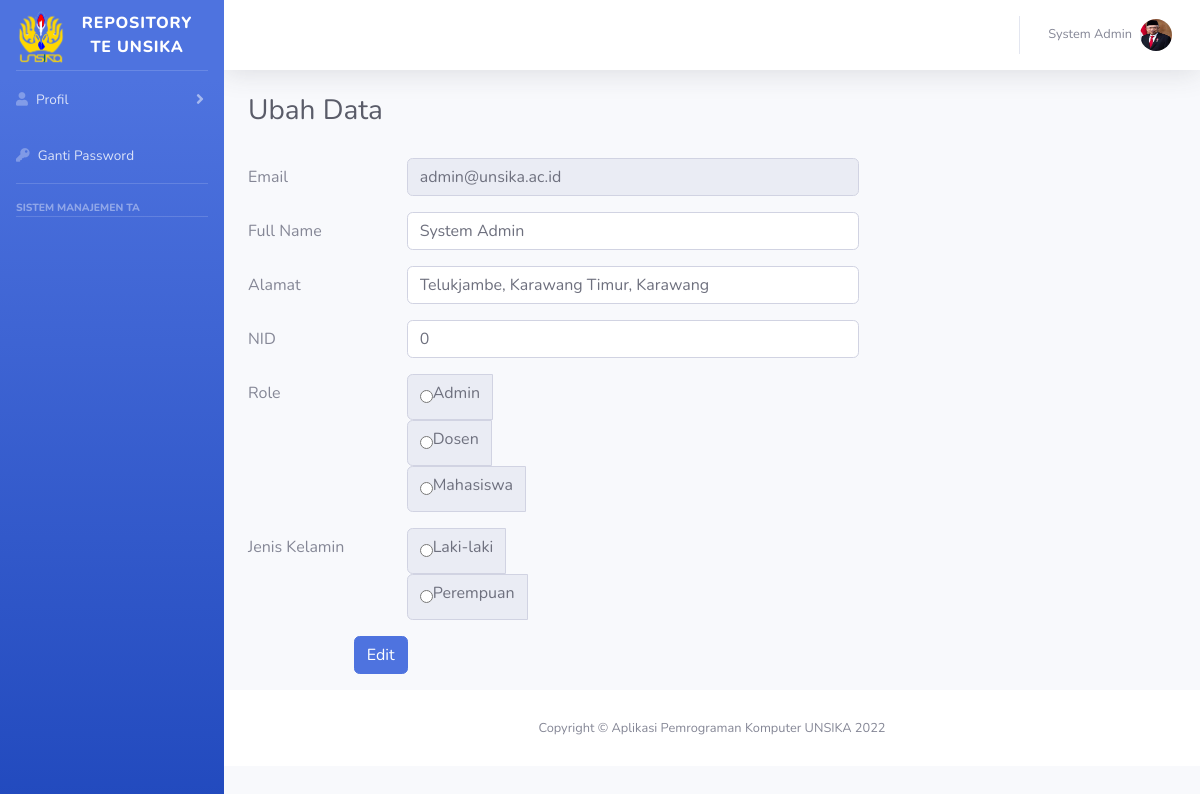
The app's page /dashboard/edit_user.php?id=1 with its own data.
### tables this page shows
CREATE TABLE `user` (
  `id` int(9) NOT NULL,
  `nama` varchar(255) NOT NULL,
  `email` varchar(255) NOT NULL,
  `password` varchar(255) NOT NULL,
  `gender` int(2) NOT NULL,
  `address` varchar(255) NOT NULL,
  `path` varchar(255) NOT NULL,
  `role` int(2) NOT NULL,
  `NID` varchar(30) NOT NULL
);

### query.php (called while the page is built, shortened)
<?php
include 'koneksi.php';
$id = $_GET['id'];
$query_mysql = mysqli_query($host, "SELECT * FROM `user` WHERE `id` LIKE '$id'") or die(mysqli_error($host));
$data = mysqli_fetch_array($query_mysql);
$nama = $data['nama'];
$foto = $data['path'];

### dashboard/edit_user.php (the view, shortened to what this page needs)
<?php
include "template/sidebar.php";
include 'template/header.php';
?>
                <div class="container-fluid">
                    <h1 class="h3 mb-4 text-gray-800">Ubah Data</h1>
                    <form action="user_edit_fcn.php" method="GET">
                        <div class="row">
                            <div> <input style="opacity:0" name="id" value="<?php echo $_GET['id'] ?>"></div>
                            <div> <input style="opacity:0" name="role" value="<?php echo $_GET['role'] ?>"></div>
                            <div> <input style="opacity:0" name="ida" value="<?php echo $_GET['ida'] ?>"></div>
                            <div> <input style="opacity:0" name="rolea" value="<?php echo $_GET['rolea'] ?>"></div>
                            <div class="col-lg-8" style="margin-top: -2vw;">
                                <div class="form-group row">
                                    <label for="email" class="col-sm-3 col-form-label">Email</label>
                                    <div class="col-sm-9">
                                        <input type="text" class="form-control" id="email" name="email" value="<?php echo $data['email']; ?>" readonly>
                                    </div>
                                </div>
                                <div class="form-group row">
                                    <label for="name" class="col-sm-3 col-form-label">Full Name</label>
                                    <div class="col-sm-9">
                                        <input type="text" class="form-control" id="name" name="name" value="<?php echo $data['nama']; ?>">
                                    </div>
                                </div>
                                <div class="form-group row">
                                    <label for="alamat" class="col-sm-3 col-form-label">Alamat</label>
                                    <div class="col-sm-9">
                                        <input type="text" class="form-control" id="alamat" name="alamat" value="<?php echo $data['address']; ?>">
                                    </div>
                                </div>
                                <div class="form-group row">
                                    <label for="pekerjaan" class="col-sm-3 col-form-label">NID</label>
                                    <div class="col-sm-9">
                                        <input type="text" class="form-control" id="NID" name="NID" value="<?php echo $data['NID']; ?>">
                                    </div>
                                </div><div class="form-group row">
                                    <label for="jenis_kelamin" class="col-sm-3
                                    col-form-label">Role</label>
                                    <div class="col-sm-9">
                                    <div class="input-group">
                                        <div class="input-group-prepend">
                                            <div class="input-group-text">
                                            <input type="radio" id="Admin" name="role" value="1">
                                            <label for="lelaki">Admin</label><br>
                                            </div>
                                        </div>
                                        </div>
                                    </div>
                                    <label class="col-sm-3
                                    col-form-label mt-3"></label>
                                    <div class="col-sm-9">
                                    <div class="input-group">
                                        <div class="input-group-prepend">
                                            <div class="input-group-text">
                                            <input type="radio" id="Dosen" name="role" value="2">
                                            <label for="rolea">Dosen</label><br>
                                            </div>
                                        </div>
                                        </div>
                                    </div>
                                    <label class="col-sm-3
                                    col-form-label mt-3"></label>
                                    <div class="col-sm-9">
                                    <div class="input-group">
                                        <div class="input-group-prepend">
                                            <div class="input-group-text">
                                            <input type="radio" id="Mahasiswa" name="role" value="3">
                                            <label for="rolea">Mahasiswa</label><br>
                                            </div>
                                        </div>
                                        </div>
                                    </div>
                                </div>
                                <div class="form-group row">
                                    <label for="jenis_kelamin" class="col-sm-3
                                    col-form-label">Jenis Kelamin</label>
                                    <div class="col-sm-9">
                                    <div class="input-group">
                                        <div class="input-group-prepend">
                                            <div class="input-group-text">
                                            <input type="radio" id="lelaki" name="gender" value="1">
                                            <label for="lelaki">Laki-laki</label><br>
                                            </div>
                                        </div>
                                        </div>
                                    </div>
                                    <label class="col-sm-3
                                    col-form-label mt-3"></label>
                                    <div class="col-sm-9">
                                    <div class="input-group">
                                        <div class="input-group-prepend">
                                            <div class="input-group-text">
                                            <input type="radio" id="Perempuan" name="gender" value="2">
                                            <label for="Perempuan">Perempuan</label><br>
                                            </div>
                                        </div>
                                        </div>
                                    </div>
                                </div>
                                <div class="form-group row justify-content-end">
                                    <div class="col-sm-10">
                                        <button type="submit" class="btn btn-primary">Edit</button>
                                    </div>
                                </div>
                            </div>
                    </form>
                </div>
            </div>
            <?php
            include 'template/footer.php'
            ?>

### dashboard/template/header.php (shortened to what this page needs)
<div id="content-wrapper" class="d-flex flex-column">
    <div id="content">
                    <nav class="navbar navbar-expand navbar-light bg-white topbar mb-4 static-top shadow">
                        <ul class="navbar-nav ml-auto">
                            <li class="nav-item dropdown no-arrow">
                                <a class="nav-link dropdown-toggle" href="login.php" id="userDropdown" role="button"
                                    data-toggle="dropdown" aria-haspopup="true" aria-expanded="false">
                                    <span class="mr-2 d-none d-lg-inline text-gray-600 small"><?php echo $nama  ?></span>
                                    <img class="img-profile rounded-circle"
                                        src="img/<?php echo $foto ?>">
                                </a>
                            </li>
                        </ul>
                    </nav>

### records on screen
user: nama "System Admin", path (picture), email "admin@unsika.ac.id", name "System Admin", alamat "Telukjambe, Karawang Timur, Karawang", NID "0"
